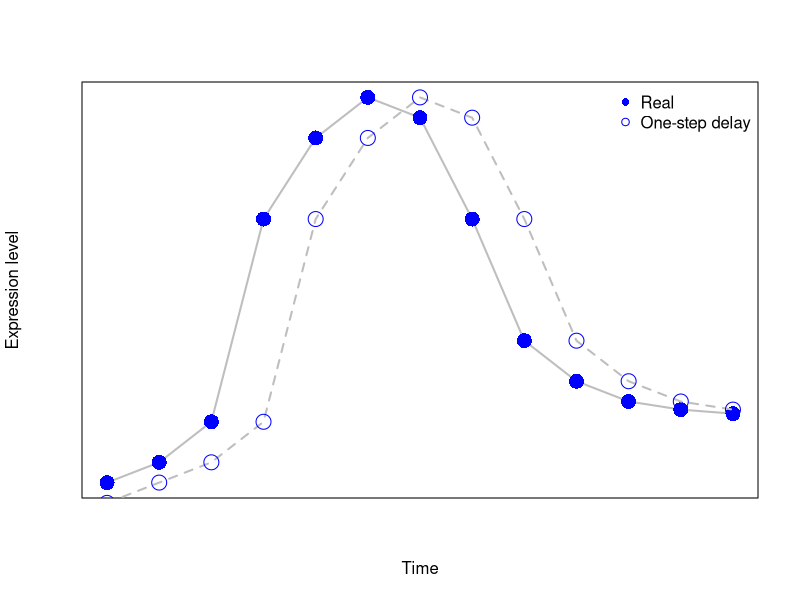

Recreate this plot in R.
setwd("~/Documents/IFN_enhancer/R/")

x <- c(0:13)
y <- c(0, 0.5, 1, 2, 7, 9, 10, 9.5, 7, 4, 3, 2.5, 2.3, 2.2)

pdf("Figure/Model_inducible_gene.pdf")
plot(x[-1], y[-1], type = "l", lwd = 2, col = "grey", xaxt = "n", yaxt = "n", xlab = "Time", ylab = "Expression level", title = "Inducible gene")
points(x[-1], y[-1], pch = 16, col = rgb(0, 0, 1, ), cex = 2)

lines(x[-1], y[-length(x)], lty = "dashed", lwd = 2, col = "grey")
points(x[-1], y[-length(x)], pch = 1, col = rgb(0, 0, 1, ), cex = 2)
legend("topright", c("Real", "One-step delay"), pch = c(16, 1), col = rgb(0, 0, 1), bty = "n")
dev.off()
